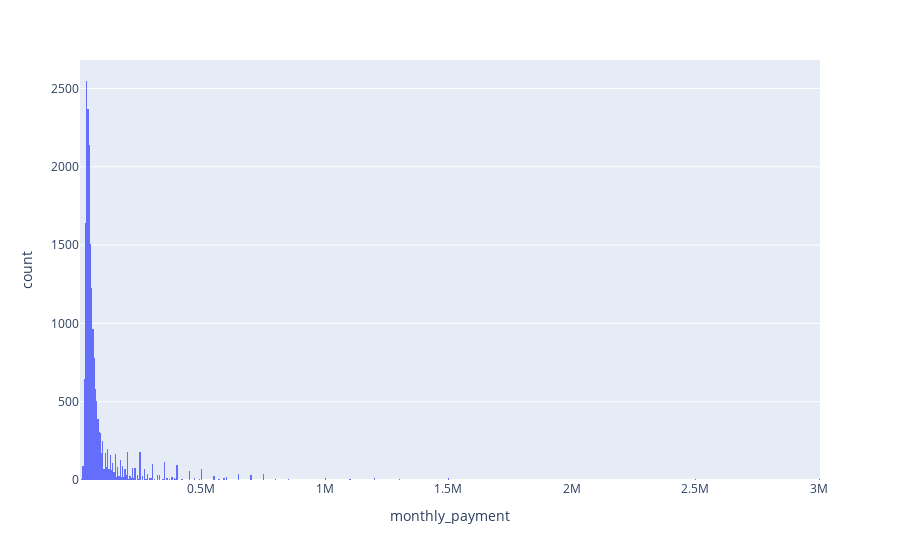

Notebook code cell kept with this figure:
### Code cell
import matplotlib.pyplot as plt
import seaborn as sns
import plotly.express as px
fig = px.histogram(df, x="monthly_payment")
fig.show()

### Figure 1 — Plotly figure (JSON) as saved in the notebook; plotly's stock layout.template omitted (floating-point values rounded to 4 significant figures; data arrays with more than 128 entries replaced by an {"elided": "..."} marker saying what was removed)
{"data": [{"alignmentgroup": "True", "bingroup": "x", "hovertemplate": "monthly_payment=%{x}<br>count=%{y}<extra></extra>", "legendgroup": "", "marker": {"color": "#636efa", "pattern": {"shape": ""}}, "name": "", "offsetgroup": "", "orientation": "v", "showlegend": false, "type": "histogram", "x": {"elided": "19714 int values"}, "xaxis": "x", "yaxis": "y"}], "layout": {"barmode": "relative", "legend": {"tracegroupgap": 0}, "margin": {"t": 60}, "xaxis": {"anchor": "y", "domain": [0, 1], "title": {"text": "monthly_payment"}}, "yaxis": {"anchor": "x", "domain": [0, 1], "title": {"text": "count"}}}}
